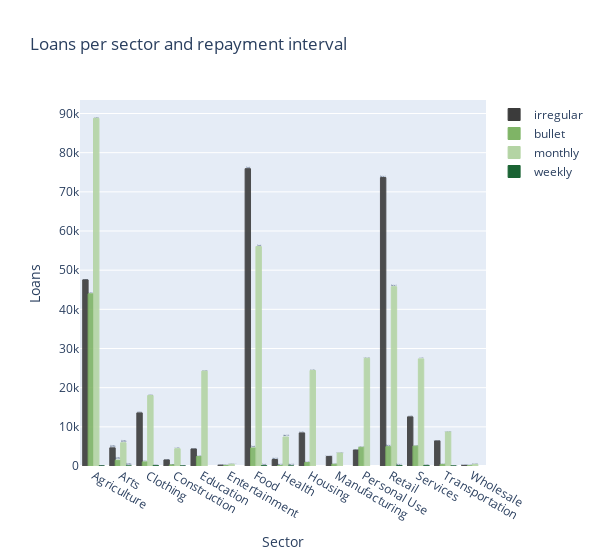

Notebook code cell kept with this figure:
### Code cell
data = []
cl =[5, 2, 1, 4]
for i, ry in enumerate(repayment_interval):
    df = kiva_loans_df.loc[kiva_loans_df.repayment_interval==ry]
    df = df.groupby("sector")["loan_amount"].count().reset_index()
    df.columns = ["sector", "loans"]
    trace = go.Bar(
        x = df['sector'],y = df['loans'],
        name=ry,
         marker=dict(
                    color=color_list[cl[i]],
                    line=dict(
                        color=color_list[cl[i]],
                        width=1),
                    opacity=0.9,
                ),
        text= df['sector'],
    )
    data.append(trace)
    
layout = dict(title = 'Loans per sector and repayment interval',
          xaxis = dict(title = 'Sector', showticklabels=True), 
          yaxis = dict(title = 'Loans'),
          hovermode = 'closest',
          #barmode='stack',
          width=600
         )
fig = dict(data=data, layout=layout)
iplot(fig, filename='sector-repayment-interval')

### Figure 1 — Plotly figure (JSON) as saved in the notebook; plotly's stock layout.template omitted (floating-point values rounded to 4 significant figures)
{"data": [{"marker": {"color": "#3b3b3b", "line": {"color": "#3b3b3b", "width": 1}, "opacity": 0.9}, "name": "irregular", "text": ["Agriculture", "Arts", "Clothing", "Construction", "Education", "Entertainment", "Food", "Health", "Housing", "Manufacturing", "Personal Use", "Retail", "Services", "Transportation", "Wholesale"], "type": "bar", "x": ["Agriculture", "Arts", "Clothing", "Construction", "Education", "Entertainment", "Food", "Health", "Housing", "Manufacturing", "Personal Use", "Retail", "Services", "Transportation", "Wholesale"], "y": [47524, 4636, 13559, 1549, 4351, 226, 75914, 1659, 8451, 2439, 4083, 73646, 12552, 6405, 164]}, {"marker": {"color": "#7fb466", "line": {"color": "#7fb466", "width": 1}, "opacity": 0.9}, "name": "bullet", "text": ["Agriculture", "Arts", "Clothing", "Construction", "Education", "Entertainment", "Food", "Health", "Housing", "Manufacturing", "Personal Use", "Retail", "Services", "Transportation", "Wholesale"], "type": "bar", "x": ["Agriculture", "Arts", "Clothing", "Construction", "Education", "Entertainment", "Food", "Health", "Housing", "Manufacturing", "Personal Use", "Retail", "Services", "Transportation", "Wholesale"], "y": [43963, 1475, 1048, 294, 2437, 155, 4607, 138, 880, 451, 4791, 4940, 5083, 410, 56]}, {"marker": {"color": "#b4d4a4", "line": {"color": "#b4d4a4", "width": 1}, "opacity": 0.9}, "name": "monthly", "text": ["Agriculture", "Arts", "Clothing", "Construction", "Education", "Entertainment", "Food", "Health", "Housing", "Manufacturing", "Personal Use", "Retail", "Services", "Transportation", "Wholesale"], "type": "bar", "x": ["Agriculture", "Arts", "Clothing", "Construction", "Education", "Entertainment", "Food", "Health", "Housing", "Manufacturing", "Personal Use", "Retail", "Services", "Transportation", "Wholesale"], "y": [88776, 5934, 17997, 4414, 24225, 449, 56039, 7413, 24400, 3318, 27511, 45784, 27352, 8691, 414]}, {"marker": {"color": "#1a6333", "line": {"color": "#1a6333", "width": 1}, "opacity": 0.9}, "name": "weekly", "text": ["Agriculture", "Arts", "Clothing", "Construction", "Food", "Health", "Retail", "Services", "Transportation"], "type": "bar", "x": ["Agriculture", "Arts", "Clothing", "Construction", "Food", "Health", "Retail", "Services", "Transportation"], "y": [39, 15, 138, 11, 97, 13, 124, 153, 12]}], "layout": {"hovermode": "closest", "title": {"text": "Loans per sector and repayment interval"}, "width": 600, "xaxis": {"showticklabels": true, "title": {"text": "Sector"}}, "yaxis": {"title": {"text": "Loans"}}}}
